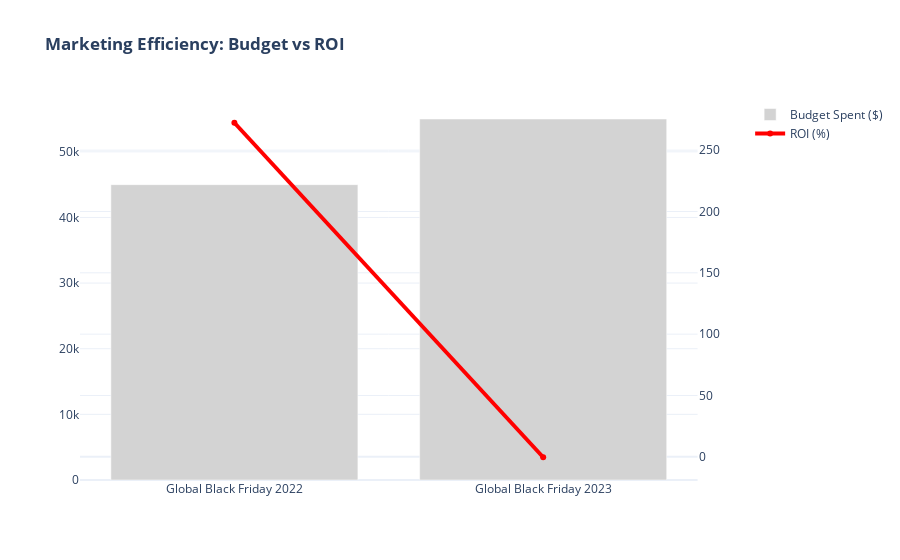

The notebook cell this image was saved under:
### Markdown cell above
Customer Lifecycle & Portfolio Value
Retention Realities: The Cost of Acquisition vs. The Value of Loyalty

This section evaluates not how effectively the company acquires new customers, but how difficult it is to retain them after acquisition. The findings reveal a structural imbalance between acquisition effort and long-term customer value creation.

A. Average Retention Curve
“The Month 1 Cliff”
Key Insight
1. The Dramatic Drop

Approximately 80% of newly acquired customers churn after the first month (Month 0 → Month 1).
This sharp decline represents a critical failure in early lifecycle engagement, onboarding, or value delivery.

The platform successfully attracts users—but fails to convert them into repeat customers.

2. The Long Tail

After Month 1, retention stabilizes in the 20–30% range, forming a long, flat tail.
This indicates a clear segmentation between:

“Try-and-leave” customers, and

A smaller group of users with a genuine, recurring need for the product.

Retention does not gradually decay—it collapses early and then plateaus.

3. The Late Spike (“Old Guard Effect”)

The sudden increase in activity around Month ~45 reflects the behavior of a very small but highly loyal cohort.
This “Old Guard” group drives disproportionate engagement and confirms that long-term loyalty is possible—but extremely rare.

Business Impact
High CAC Burn

If Customer Acquisition Cost (CAC) is significant, losing 80% of customers by Month 2 implies severe marketing inefficiency.

To achieve profitability, customers must remain active for at least 3–4 months.
Current retention dynamics make this mathematically unlikely for the majority of new users.


----
B. Customer Segment Distribution (RFM Analysis)
“The Fragile Portfolio”
Key Insight
1. The ‘At Risk’ Warning

36% of the customer base (10,812 users) falls into the “At Risk” segment.
These are historically high-value customers who have recently become inactive.

This segment represents the largest preventable revenue loss in the portfolio.

2. Champion Minority

The “Champions” segment—responsible for the majority of monetary value—accounts for only 14% of customers (4,058 users).

Revenue concentration risk is high:
A small elite sustains overall profitability.

3. Core Stability

The “Loyal Customers” segment forms 43% of the base, providing operational stability and predictable revenue.

This group represents the company’s defensive moat, but not its growth engine.

Strategic Recommendations
1. Win-Back Campaigns

Immediate, personalized reactivation campaigns should target the “At Risk” segment:

Tailored discounts

“We Miss You” messaging

Reminder-based category nudges

Retaining these customers is far cheaper than reacquiring them.

2. Lookalike Modeling

Future acquisition efforts should prioritize lookalike audiences modeled after “Champions”, not average customers.

Key dimensions:

Purchase frequency patterns

Category preferences

Time-to-second-purchase behavior

Growth should be driven by quality of acquisition, not volume.

Executive Takeaway

The company does not suffer from a demand problem.
It suffers from an early-lifecycle retention failure.

Until the Month 1 cliff is fixed, increasing acquisition spend will only scale churn, not value.

### Code cell
def plot_marketing():
    query = "SELECT campaign_name, budget, roi_pct FROM reporting_marketing_roi"
    df = pd.read_sql(query, engine)
    fig = make_subplots(specs=[[{"secondary_y": True}]])
    fig.add_trace(go.Bar(x=df['campaign_name'], y=df['budget'], name="Budget Spent ($)", marker_color='lightgray'), secondary_y=False)
    fig.add_trace(go.Scatter(x=df['campaign_name'], y=df['roi_pct'], name="ROI (%)", line=dict(color='red', width=4)), secondary_y=True)
    fig.update_layout(title="<b>Marketing Efficiency: Budget vs ROI</b>", template="plotly_white")
    return fig
plot_marketing().show()

### Figure 1 — Plotly figure (JSON) as saved in the notebook; plotly's stock layout.template omitted (floating-point values rounded to 4 significant figures)
{"data": [{"marker": {"color": "lightgray"}, "name": "Budget Spent ($)", "type": "bar", "x": ["Global Black Friday 2022", "Global Black Friday 2023"], "xaxis": "x", "y": [45000.0, 55000.0], "yaxis": "y"}, {"line": {"color": "red", "width": 4}, "name": "ROI (%)", "type": "scatter", "x": ["Global Black Friday 2022", "Global Black Friday 2023"], "xaxis": "x", "y": [272.3, -0.35], "yaxis": "y2"}], "layout": {"title": {"text": "<b>Marketing Efficiency: Budget vs ROI</b>"}, "xaxis": {"anchor": "y", "domain": [0, 0.94]}, "yaxis": {"anchor": "x", "domain": [0, 1]}, "yaxis2": {"anchor": "x", "overlaying": "y", "side": "right"}}}
